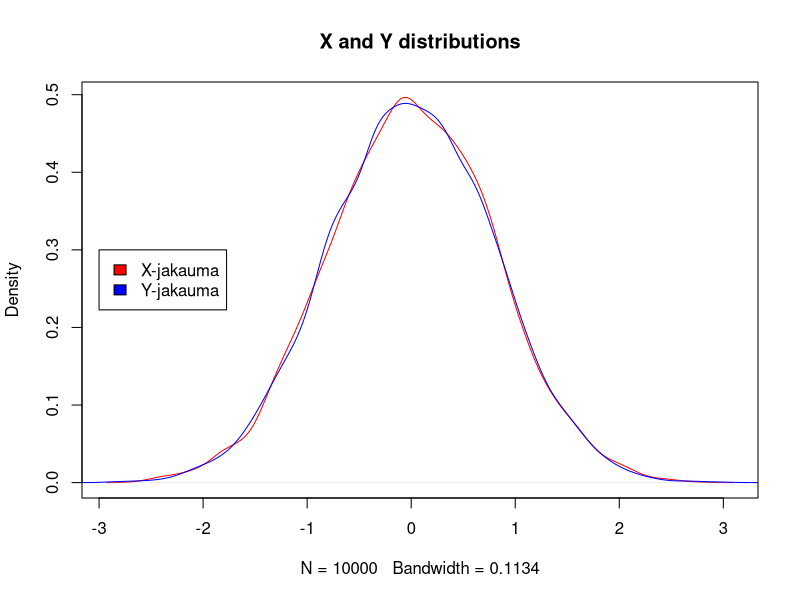
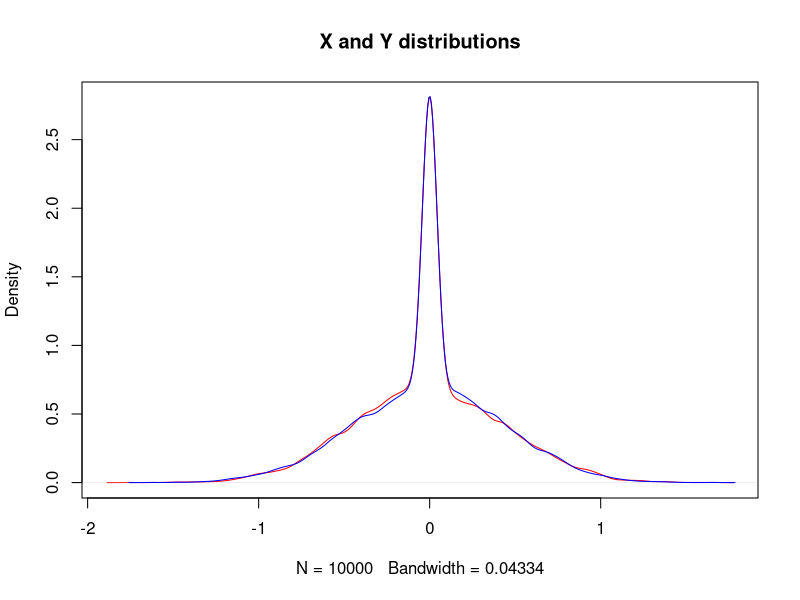

Write R code to recreate these figures, in order.
gibbs_sampler_normal = function(sample_size, X_dist, Y_dist, X_initial, rho){
  for (k in 1:sample_size){
    if (k == 1){
      Y_dist[k] = rnorm(1, rho*X_initial, 1-rho**2)
      X_dist[k] = rnorm(1, rho*Y_dist[k], 1-rho**2)
    } else{
      Y_dist[k] = rnorm(1, rho*X_dist[k-1], 1-rho**2)
      X_dist[k] = rnorm(1, rho*Y_dist[k], 1-rho**2)
    }
  }
  return(list(X_dist, Y_dist))
}

random_MH = function(sample_size, X_dist, Y_dist, X_initial, Y_initial, sd){
  for (k in 1:sample_size){
    if (k == 1){
      X = rnorm(1, X_initial, sd)
      rho_x = min(dnorm(X, mean=0, 0.6) / dnorm(X_initial,mean=0,sd=0.6), 1)
      Y = rnorm(1, Y_initial, sd)
      rho_y = min(dnorm(Y, mean=0, 0.6) / dnorm(Y_initial,mean=0,sd=0.6), 1)
      if (runif(1)<rho_x){
        # acceptance = acceptance + 1
        X_dist[k] = X
      } else {
        X_dist[k] = X_initial
      }
      if (runif(1)<rho_y){
        # acceptance = acceptance + 1
        Y_dist[k] = Y
      } else {
        Y_dist[k] = Y_initial
      }
    } else {
      X = rnorm(1, X_initial, sd)
      rho_x = min(dnorm(X, mean=0, 0.6) / dnorm(X_dist[k-1],mean=0,sd=0.6), 1)
      Y = rnorm(1, Y_initial, sd)
      rho_y = min(dnorm(Y, mean=0, 0.6) / dnorm(Y_dist[k-1],mean=0,sd=0.6), 1)
      if (runif(1)<rho_x){
        # acceptance = acceptance + 1
        X_dist[k] = X
      } else {
        X_dist[k] = X_initial
      }
      if (runif(1)<rho_y){
        # acceptance = acceptance + 1
        Y_dist[k] = Y
      } else {
        Y_dist[k] = Y_initial
      }
    }
  }
  return(list(X_dist, Y_dist))
}


sample_size = 10000
X_values = NULL
X_initial = 0
Y_values = NULL


return_list = gibbs_sampler_normal(sample_size, X_values, Y_values, X_initial, 0.6)
X_dist = return_list[[1]]
Y_dist = return_list[[2]]

X_values = NULL
X_initial = 0
Y_values = NULL
Y_initial = 0
return_list2 = random_MH(sample_size, X_values, Y_values, X_initial, Y_initial, 0.6)
X_dist2 = return_list2[[1]]
Y_dist2 = return_list2[[2]]

plot(density(X_dist), main=NA, col='red')
title(main=('X and Y distributions'))
lines(density(Y_dist), col='blue')
legend(-3,0.3, legend=c('X-jakauma', 'Y-jakauma'), 
       fill=c('red', 'blue'))

plot(density(X_dist2), main=NA, col='red')
title(main=('X and Y distributions'))
lines(density(Y_dist2), col='blue')
legend(-3,0.3, legend=c('X-jakauma', 'Y-jakauma'), 
       fill=c('red', 'blue'))

